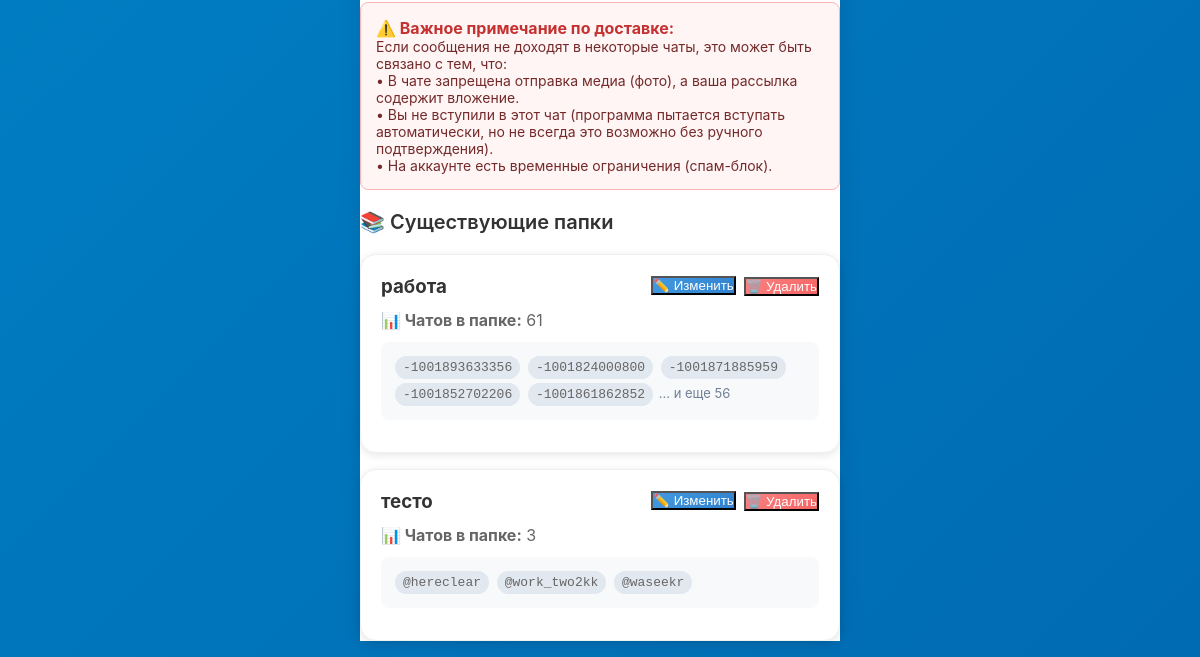
Page /folders/3 (signed in, lower part) on the earlier database version.
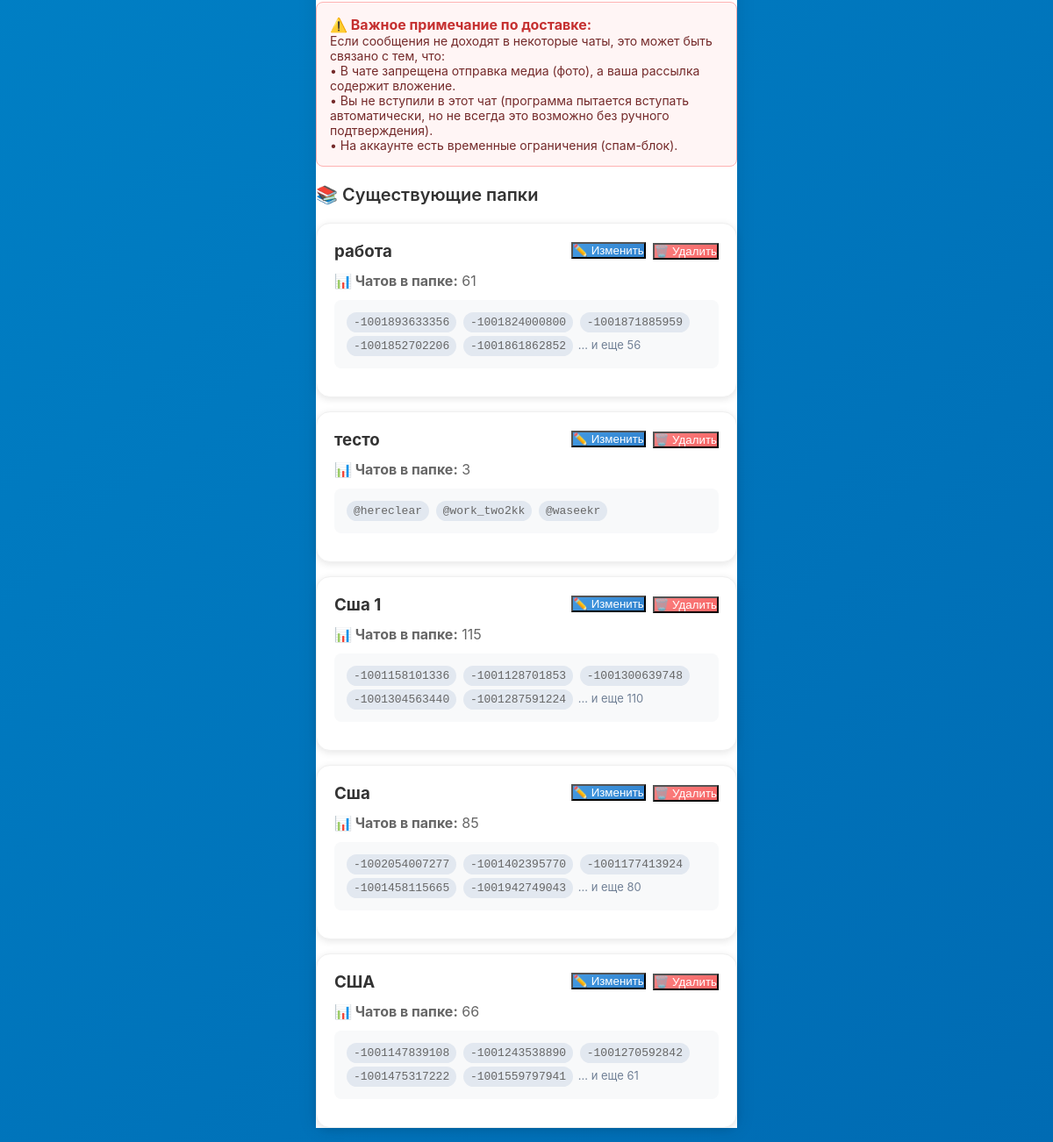
Same page on the later database version.
### app/db.py (models this page shows)
class Folder(SQLModel, table=True):
    id: Optional[int] = Field(default=None, primary_key=True)
    account_id: int = Field(foreign_key="account.id")
    title: str                           # название папки
    chats_json: str                      # JSON-массив с ID чатов
    created_at: datetime = Field(default_factory=datetime.utcnow)
    jobs: List["Job"] = Relationship(back_populates="folder")

### app/routers.py (the view)
@router.get("/folders/{account_id}", response_class=HTMLResponse)
def list_folders(account_id: int, request: Request, session: Session = Depends(get_session), auth: bool = Depends(check_auth)):
    account = session.get(Account, account_id)
    if not account:
        raise HTTPException(404, "Account not found")
    folders = session.exec(select(Folder).where(Folder.account_id == account_id)).all()
    return templates.TemplateResponse("folders.html", {
        "request": request,
        "account": account,
        "folders": folders
    })

### app/templates/folders.html (shortened to what this page needs)
{% extends "base.html" %}
{% block content %}
<div style="background: #fff5f5; border: 1px solid #feb2b2; padding: 15px; border-radius: 8px; margin-bottom: 20px;">
    <h4 style="color: #c53030; margin-top: 0;">⚠️ Важное примечание по доставке:</h4>
    <p style="font-size: 14px; color: #742a2a;">
        Если сообщения не доходят в некоторые чаты, это может быть связано с тем, что:
        <br>• В чате запрещена отправка медиа (фото), а ваша рассылка содержит вложение.
        <br>• Вы не вступили в этот чат (программа пытается вступать автоматически, но не всегда это возможно без ручного подтверждения).
        <br>• На аккаунте есть временные ограничения (спам-блок).
    </p>
</div>
<div class="page-title">📚 Существующие папки</div>
{% if folders %}
    {% for folder in folders %}
    <div class="card">
        <div style="display: flex; justify-content: space-between; align-items: start; margin-bottom: 12px;">
            <div>
                <h3 style="margin: 0; color: #333;">{{ folder.title }}</h3>
            </div>
            <div style="display: flex; gap: 8px; align-items: center;">
                <button onclick="editFolder({{ folder.id }}, '{{ folder.title }}', `{{ folder.chats_json }}`)"
                        class="btn-sm" style="background: linear-gradient(135deg, #4299e1 0%, #3182ce 100%); color: white;">
                    ✏️ Изменить
                </button>
                <form method="post" action="/folders/{{ folder.id }}/delete" style="display: inline;"
                      onsubmit="return confirm('Удалить папку {{ folder.title }}?')">
                    <button type="submit" class="btn-sm" style="background: linear-gradient(135deg, #fc8181 0%, #f56565 100%); color: white;">
                        🗑️ Удалить
                    </button>
                </form>
            </div>
        </div>
        {% set chats = folder.chats_json | from_json %}
        <div style="color: #666; margin-bottom: 12px;">
            <strong>📊 Чатов в папке:</strong> {{ chats | length if chats else 0 }}
        </div>
        <div style="background: #f8f9fa; border-radius: 8px; padding: 12px; max-height: 120px; overflow-y: auto; margin-bottom: 12px;">
            {% if chats %}
            <div style="font-size: 13px; color: #666;">
                {% for chat in chats[:5] %}
                <span style="display: inline-block; background: #e2e8f0; padding: 4px 8px; border-radius: 12px; margin: 2px; font-family: monospace;">{{ chat }}</span>
                {% endfor %}
                {% if chats|length > 5 %}
                <span style="color: #718096;">... и еще {{ chats|length - 5 }}</span>
                {% endif %}
            </div>
            {% else %}
            <div style="color: #999; text-align: center; font-style: italic;">Чаты не добавлены</div>
            {% endif %}
        </div>
        {% set failed_chats = folder.failed_chats_json | from_json %}
    </div>
    {% endfor %}
{% else %}
    <div style="text-align: center; color: #999; padding: 40px; background: #f8f9fa; border-radius: 16px;">
        <p style="font-size: 18px; margin-bottom: 10px;">📁</p>
        <p>Пока нет созданных папок</p>
        <p style="font-size: 14px; color: #777;">Создайте первую папку с чатами для рассылки</p>
    </div>
{% endif %}
{% endblock %}

Differences in the rows shown:
added Folder: title "Сша 1", chats "115", 5 "-1001158101336" "-1001128701853" "-1001300639748" "-1001304563440" "-1001287591224", chats "110"
added Folder: title "Сша", chats "85", 5 "-1002054007277" "-1001402395770" "-1001177413924" "-1001458115665" "-1001942749043", chats "80"
added Folder: title "США", chats "66", 5 "-1001147839108" "-1001243538890" "-1001270592842" "-1001475317222" "-1001559797941", chats "61"
